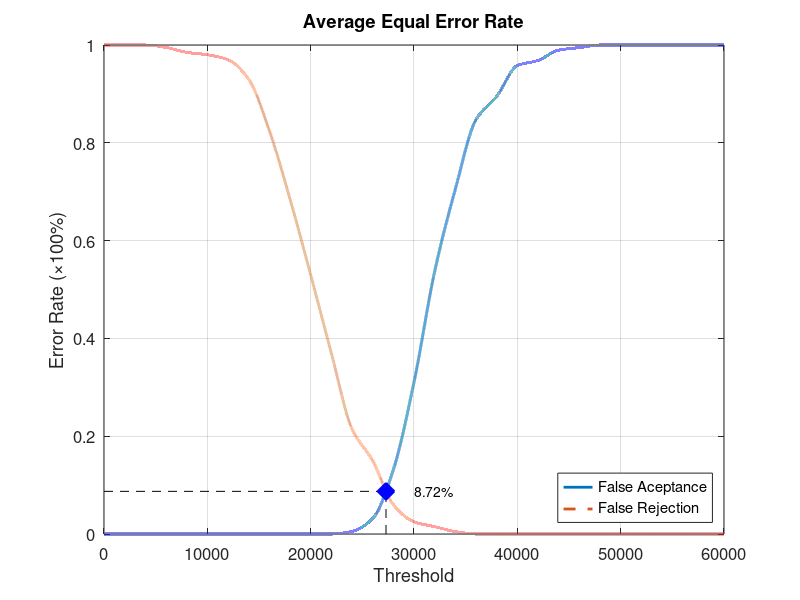
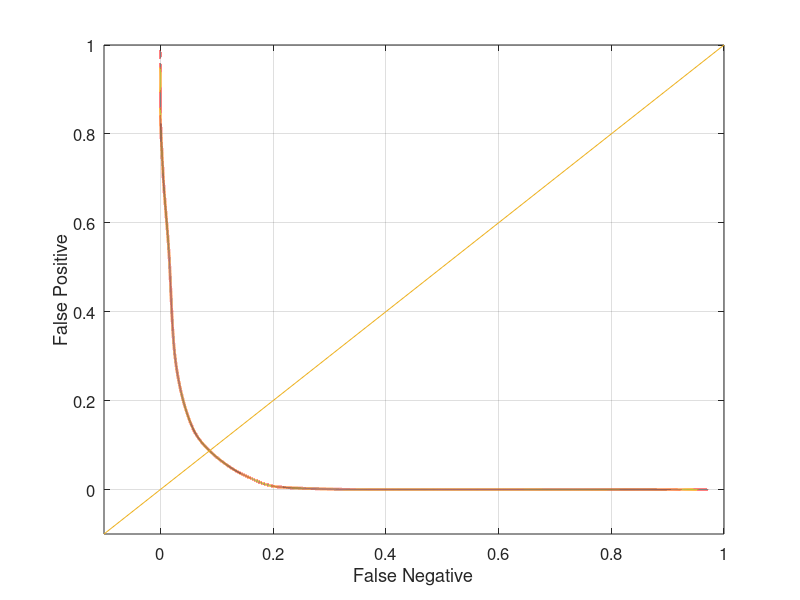

MATLAB code for these plots, in order:
function yEER = Database3_4
close all;
clear;
clc;
x = 0:2000:60000;
xq = 0:0.5:60000;

y0 = [0 0 0 0 0 0 0 0 0 0 0 0 0.00526316 0.0315789 0.131579 0.310526 0.536842 0.705263 0.847368 0.894737 0.957895 0.968421 0.989474 0.994737 1 1 1 1 1 1 1];
yy0 = interp1(x, y0, xq, 'pchip');
y1 = [1 1 1 0.995 0.985 0.98 0.97 0.93 0.825 0.685 0.53 0.37 0.215 0.15 0.06 0.025 0.015 0.005 0 0 0 0 0 0 0 0 0 0 0 0 0];
yy1 = interp1(x, y1, xq, 'pchip');

% Calculating EER: 
y2 = abs(y0 - y1);
find(y2 == min(y2))
yy2 = abs(yy0 - yy1);
xEER = find(yy2 == min(yy2));
xEERIndex = xq(xEER) % X-axis EER
yEER = yy0(xEER) % Y-axis EER

main = figure
plot(xq, yy0,'-','LineWidth', 2);	hold on
plot(xq, yy1,'--','LineWidth', 2);	hold on
plot([xEERIndex xEERIndex], [0 yEER], 'k--');	hold on
plot([0 xEERIndex], [yEER yEER], 'k--');	hold on
plot(xEERIndex, yEER, 'bx', 'LineWidth', 10);	hold on
text(xEERIndex + 10 * xEERIndex / 100, yEER, [num2str(round((10000 * yEER)) / 100) '%'])
legend('False Aceptance', 'False Rejection', 'Location', 'SouthEast')
xlabel('Threshold')
ylabel('Error Rate (\times100%)')
title('Average Equal Error Rate')
set(gca, 'FontSize', 12)
axis([0 60000 0 1])
grid on

print(main, 'Database3_4Main', '-dpng');
FNRxFPR = figure('Color', [1 1 1]);
plot(yy1, yy0, '-', yy1, yy0, 'LineWidth', 2);
hold on
y = -0.1:0.1:1
plot(y, y); 
set(gca, 'FontSize', 12)
xlabel('False Negative')
ylabel('False Positive')
axis([-0.1 1 -0.1 1])
set(gca, 'FontSize', 12)
grid on

print(FNRxFPR, 'Database3_4FNRxFPR','-dpng');
end
